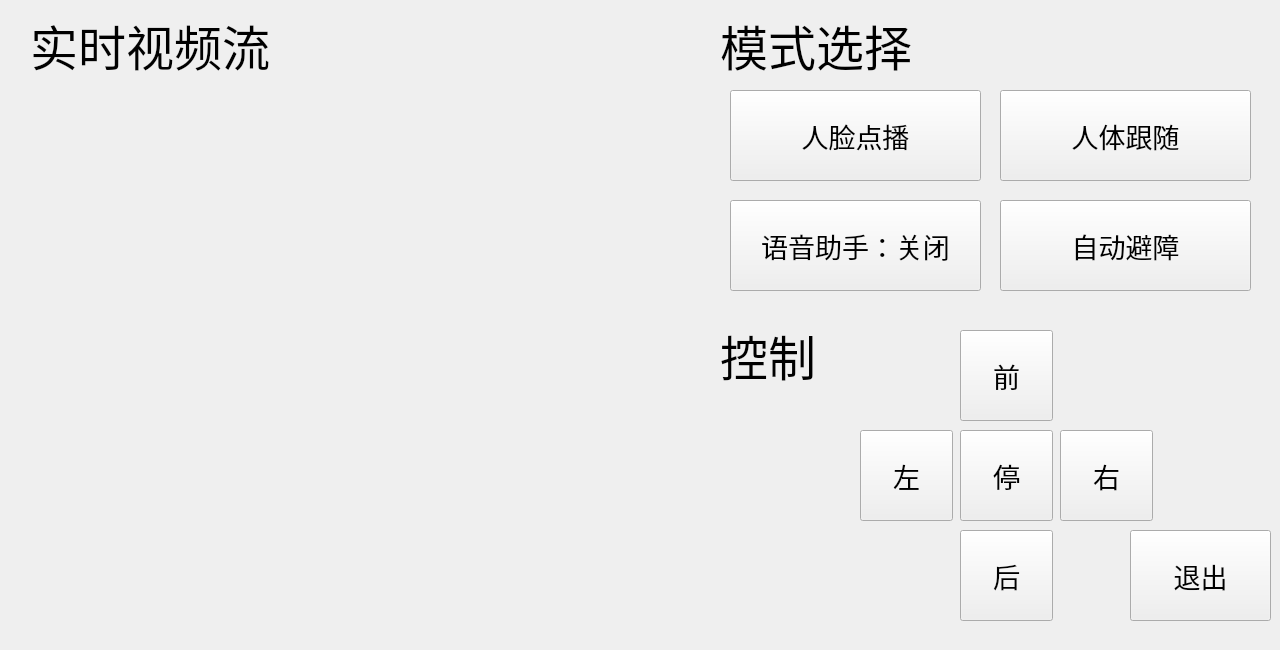
<?xml version="1.0" encoding="UTF-8"?>
<ui version="4.0">
 <class>Form</class>
 <widget class="QWidget" name="Form">
  <property name="geometry">
   <rect>
    <x>0</x>
    <y>0</y>
    <width>1280</width>
    <height>650</height>
   </rect>
  </property>
  <property name="sizePolicy">
   <sizepolicy hsizetype="Fixed" vsizetype="Fixed">
    <horstretch>0</horstretch>
    <verstretch>0</verstretch>
   </sizepolicy>
  </property>
  <property name="maximumSize">
   <size>
    <width>1280</width>
    <height>720</height>
   </size>
  </property>
  <property name="font">
   <font>
    <family>新宋体</family>
    <pointsize>20</pointsize>
   </font>
  </property>
  <property name="windowTitle">
   <string>AI_CarProgram</string>
  </property>
  <widget class="QLabel" name="label_video">
   <property name="geometry">
    <rect>
     <x>30</x>
     <y>90</y>
     <width>640</width>
     <height>480</height>
    </rect>
   </property>
   <property name="styleSheet">
    <string notr="true">background-image:url(:/spalsh/splash.png)</string>
   </property>
   <property name="text">
    <string/>
   </property>
  </widget>
  <widget class="QPushButton" name="pushButton_Face">
   <property name="geometry">
    <rect>
     <x>730</x>
     <y>90</y>
     <width>251</width>
     <height>91</height>
    </rect>
   </property>
   <property name="font">
    <font>
     <family>新宋体</family>
     <pointsize>20</pointsize>
    </font>
   </property>
   <property name="text">
    <string>人脸点播</string>
   </property>
  </widget>
  <widget class="QPushButton" name="pushButton_Body">
   <property name="geometry">
    <rect>
     <x>1000</x>
     <y>90</y>
     <width>251</width>
     <height>91</height>
    </rect>
   </property>
   <property name="text">
    <string>人体跟随</string>
   </property>
  </widget>
  <widget class="QPushButton" name="pushButton_Voice">
   <property name="geometry">
    <rect>
     <x>730</x>
     <y>200</y>
     <width>251</width>
     <height>91</height>
    </rect>
   </property>
   <property name="text">
    <string>语音助手：关闭</string>
   </property>
  </widget>
  <widget class="QPushButton" name="pushButton_Hide">
   <property name="geometry">
    <rect>
     <x>1000</x>
     <y>200</y>
     <width>251</width>
     <height>91</height>
    </rect>
   </property>
   <property name="text">
    <string>自动避障</string>
   </property>
  </widget>
  <widget class="QPushButton" name="pushButton_exit">
   <property name="geometry">
    <rect>
     <x>1130</x>
     <y>530</y>
     <width>141</width>
     <height>91</height>
    </rect>
   </property>
   <property name="text">
    <string>退出</string>
   </property>
  </widget>
  <widget class="QLabel" name="label_2">
   <property name="geometry">
    <rect>
     <x>720</x>
     <y>10</y>
     <width>421</width>
     <height>71</height>
    </rect>
   </property>
   <property name="font">
    <font>
     <family>新宋体</family>
     <pointsize>36</pointsize>
    </font>
   </property>
   <property name="text">
    <string>模式选择</string>
   </property>
  </widget>
  <widget class="QPushButton" name="pushButton">
   <property name="geometry">
    <rect>
     <x>960</x>
     <y>330</y>
     <width>93</width>
     <height>91</height>
    </rect>
   </property>
   <property name="text">
    <string>前</string>
   </property>
  </widget>
  <widget class="QPushButton" name="pushButton_2">
   <property name="geometry">
    <rect>
     <x>860</x>
     <y>430</y>
     <width>93</width>
     <height>91</height>
    </rect>
   </property>
   <property name="text">
    <string>左</string>
   </property>
  </widget>
  <widget class="QPushButton" name="pushButton_3">
   <property name="geometry">
    <rect>
     <x>1060</x>
     <y>430</y>
     <width>93</width>
     <height>91</height>
    </rect>
   </property>
   <property name="text">
    <string>右</string>
   </property>
  </widget>
  <widget class="QPushButton" name="pushButton_4">
   <property name="geometry">
    <rect>
     <x>960</x>
     <y>530</y>
     <width>93</width>
     <height>91</height>
    </rect>
   </property>
   <property name="text">
    <string>后</string>
   </property>
  </widget>
  <widget class="QPushButton" name="pushButton_5">
   <property name="geometry">
    <rect>
     <x>960</x>
     <y>430</y>
     <width>93</width>
     <height>91</height>
    </rect>
   </property>
   <property name="text">
    <string>停</string>
   </property>
  </widget>
  <widget class="QLabel" name="label_3">
   <property name="geometry">
    <rect>
     <x>720</x>
     <y>320</y>
     <width>131</width>
     <height>71</height>
    </rect>
   </property>
   <property name="font">
    <font>
     <family>新宋体</family>
     <pointsize>36</pointsize>
    </font>
   </property>
   <property name="text">
    <string>控制</string>
   </property>
  </widget>
  <widget class="QLabel" name="label_4">
   <property name="geometry">
    <rect>
     <x>30</x>
     <y>10</y>
     <width>421</width>
     <height>71</height>
    </rect>
   </property>
   <property name="font">
    <font>
     <family>新宋体</family>
     <pointsize>36</pointsize>
    </font>
   </property>
   <property name="text">
    <string>实时视频流</string>
   </property>
  </widget>
 </widget>
 <resources>
  <include location="Image/Image.qrc"/>
 </resources>
 <connections/>
</ui>
